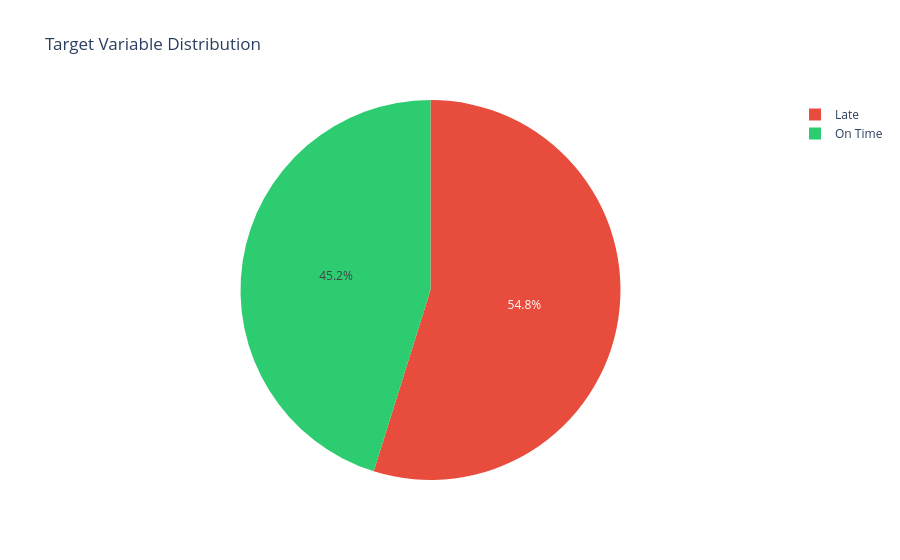

Notebook source saved alongside this figure:
### Markdown cell above
## Seasonal Delay Patterns

August shows the highest late delivery spike in the dataset. Contrary to common
assumption, Q4 (October–December) does NOT show a significant holiday driven surge
in this data.

This suggests delays in this supply chain are driven more by operational factors
(shipping mode, processing time) than by seasonal demand spikes. The August spike
may be worth investigating further it could reflect a supplier-side issue, a
regional weather pattern, or a data artefact.

For feature engineering: we will still create a holiday_window flag for Nov–Dec
as a precaution, but it may not end up as a top predictor.

### Code cell
balance = df['Late_delivery_risk'].value_counts(normalize=True).sort_index() * 100
print(f"On time: {balance[0]:.1f}%")
print(f"Late: {balance[1]:.1f}%")

fig = px.pie(values=balance.values, names=['On Time', 'Late'],
             title='Target Variable Distribution',
             color_discrete_sequence=[ '#e74c3c','#2ecc71'])
fig.show()

### Figure 1 — Plotly figure (JSON) as saved in the notebook; plotly's stock layout.template omitted (floating-point values rounded to 4 significant figures)
{"data": [{"domain": {"x": [0, 1], "y": [0, 1]}, "hovertemplate": "label=%{label}<br>value=%{value}<extra></extra>", "labels": ["On Time", "Late"], "legendgroup": "", "name": "", "showlegend": true, "type": "pie", "values": [45.17, 54.83]}], "layout": {"legend": {"tracegroupgap": 0}, "piecolorway": ["#e74c3c", "#2ecc71"], "title": {"text": "Target Variable Distribution"}}}
